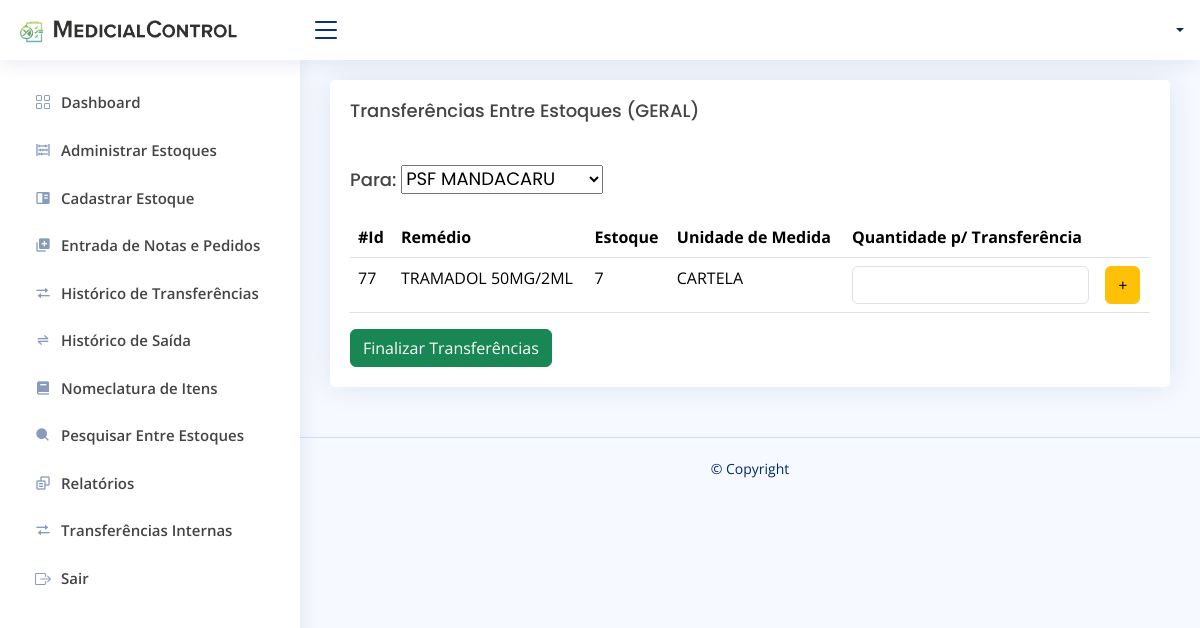
The app's page /transferenciasEstoques.php?id=9&&nome=GERAL&&lote=091250 with its own data.
### tables this page shows
CREATE TABLE `tb_remedio` (
  `id_remedio` int(11) NOT NULL,
  `nome_remedio` varchar(220) NOT NULL,
  `uni_medida_remedio` varchar(100) NOT NULL,
  `quantidade_remedio` bigint(20) NOT NULL,
  `quant_min_estoque_remedio` bigint(20) NOT NULL,
  `vencimento_remedio` date NOT NULL,
  `estoque_remedio` int(11) NOT NULL
);

### controladores/Classes.php (called while the page is built, shortened)
<?php
class Estoque
{
    private $conexao;
    public function __construct()
    {
        $this->conexao = new Conexao();
    }
    public function chamaEstoque()
    {
        $conn = $this->conexao->Conectar();
        $query = "SELECT * FROM tb_estoques";
        $stmt = $conn->prepare($query);
        $stmt->execute();
        $r = [];
        while ($retorno = $stmt->fetch(PDO::FETCH_ASSOC)) {
            $r[] = $retorno;
        };
        return $r;
    }
}
class Remedio
{
    private $conexao;
    public function __construct()
    {
        $this->conexao = new Conexao();
    }
    public function chamaRemedioPorEstoque($idEstoque)
    {
        $query = "SELECT * FROM tb_remedio WHERE estoque_remedio = :idEstoque";
        $conn = $this->conexao->Conectar();
        $stmt = $conn->prepare($query);
        $stmt->bindParam(":idEstoque", $idEstoque);
        $stmt->execute();
        $r = [];
        while ($retorno = $stmt->fetch(PDO::FETCH_ASSOC)) {
            $r[] = $retorno;
        };
        return $r;
    }
}

### transferenciasEstoques.php (the view, shortened to what this page needs)
<?php
include "controladores/Controller.php";
include "controladores/Classes.php";
$func = new Remedio;
$chamaRemedio = $func->chamaRemedioPorEstoque($_GET['id']);
$func2 = new Estoque;
$chamaEstoque = $func2->chamaEstoque();
$lote = $_GET['lote'];
$nomeEstoque = $_GET['nome'];
?>
<!DOCTYPE html>
<html lang="pt-br">
<head>
</head>
<body>
    <header id="header" class="header fixed-top d-flex align-items-center">
        <nav class="header-nav ms-auto">
            <ul class="d-flex align-items-center">
                <?php echo Perfil() ?>
            </ul>
        </nav>
    </header>
    <aside id="sidebar" class="sidebar">
        <?php echo sideBar() ?>
    </aside>
    <main id="main" class="main">
        <section class="section">
            <div class="row">
                <div class="col-lg-12 col-md-12">
                    <div class="col-lg-12 col-md-12">
                        <div class="card">
                            <div class="card-body">
                                <h5 class="card-title">Transferências Entre Estoques (<?php echo $nomeEstoque ?>)</h5>
                                <h4 class="card-title">Para:
                                    <select name="estoque" id="estoque">
                                        <?php foreach ($chamaEstoque as $E) { ?>
                                            <option value="<?= $E['id_estoque'] ?>"><?= $E['nome_estoque'] ?></option>
                                        <?php } ?>
                                    </select>
                                </h4>
                                <table class="table datatable">
                                    <thead>
                                        <tr>
                                            <th>#Id</th>
                                            <th>Remédio</th>
                                            <th>Estoque</th>
                                            <th>Unidade de Medida</th>
                                            <th>Quantidade p/ Transferência</th>
                                            <th></th>
                                        </tr>
                                    </thead>
                                    <tbody>
                                        <?php foreach ($chamaRemedio as $remedio) { ?>
                                            <tr>
                                                <td><?= $remedio['id_remedio'] ?></td>
                                                <td><?= $remedio['nome_remedio'] ?></td>
                                                <td class="quantRemedio"><?= $remedio['quantidade_remedio'] ?></td>
                                                <td class="uni_medida_remedio"><?= $remedio['uni_medida_remedio'] ?></td>
                                                <td><input name="valor" class="form-control" type="number"></td>
                                                <td><button onclick="addCarrinho(event)" name="butn" class="btn btn-warning ">+</button></td>
                                            </tr>
                                        <?php } ?>
                                    </tbody>
                                </table>
                                <a href="fecharCarrinho.php?lote=<?=$lote?>" class="btn btn-success">Finalizar Transferências</a>
                            </div>
                        </div>
                    </div>
                </div>
        </section>
    </main>
    <footer id="footer" class="footer">
        <div class="copyright">
            &copy; Copyright <strong><span></span></strong>
        </div>
        <div class="credits">
        </div>
    </footer>
</body>
</html>

### assets/css/style.css (style rules this page uses)
:root { scroll-behavior: smooth; }
body { font-family: "Open Sans", sans-serif; background: #f6f9ff; color: #444444; }
a { color: #4154f1; text-decoration: none; }
h1, h2, h3, h4, h5, h6 { font-family: "Nunito", sans-serif; }
#main { margin-top: 60px; padding: 20px 30px; transition: all 0.3s; }
.card { margin-bottom: 30px; border: none; border-radius: 5px; box-shadow: 0px 0 30px rgba(1, 41, 112, 0.1); }
.card-title { padding: 20px 0 15px 0; font-size: 18px; font-weight: 500; color: #444444; font-family: "Poppins", sans-serif; }
.card-body { padding: 0 20px 20px 20px; }
.header { transition: all 0.5s; z-index: 997; height: 60px; box-shadow: 0px 2px 20px rgba(1, 41, 112, 0.1); background-color: #fff; padding-left: 20px; }
.header-nav ul { list-style: none; }
.header-nav>ul { margin: 0; padding: 0; }
.sidebar { position: fixed; top: 60px; left: 0; bottom: 0; width: 300px; z-index: 996; transition: all 0.3s; padding: 20px; overflow-y: auto; scrollbar-width: thin; scrollbar-color: #aab7cf transparent; box-shadow: 0px 0px 20px rgba(1, 41, 112, 0.1); background-color: #fff; }
@media (min-width: 1200px) { #main, #footer { margin-left: 300px; } }
.footer { padding: 20px 0; font-size: 14px; transition: all 0.3s; border-top: 1px solid #cddfff; }
.footer .copyright { text-align: center; color: #012970; }
.footer .credits { padding-top: 5px; text-align: center; font-size: 13px; color: #012970; }

### records on screen
tb_remedio: id_remedio "77", nome_remedio "TRAMADOL 50MG/2ML", quantidade_remedio "7", uni_medida_remedio "CARTELA"

### other values on screen
$nomeEstoque "GERAL"
form field estoque "PSF MANDACARU"
